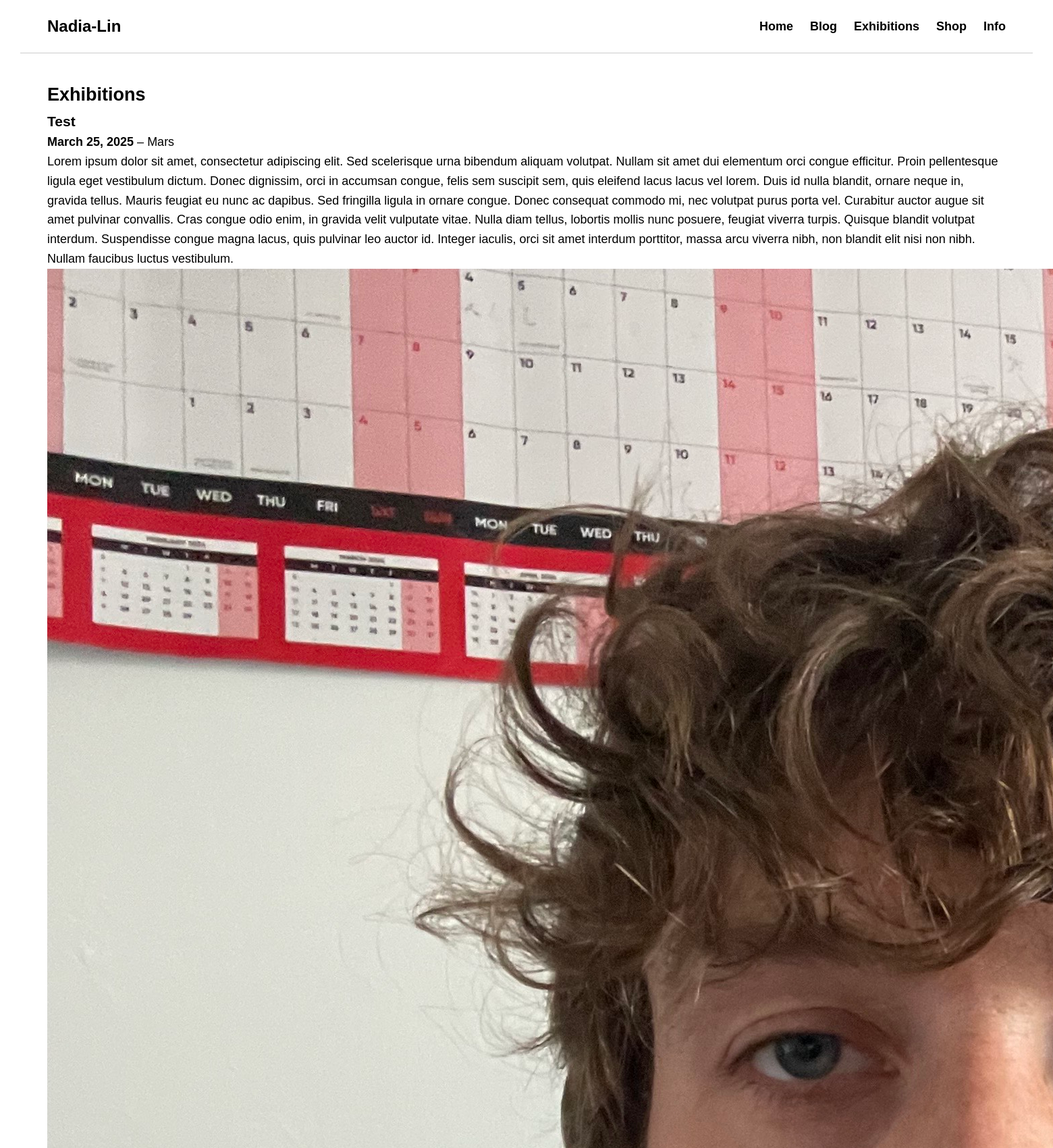
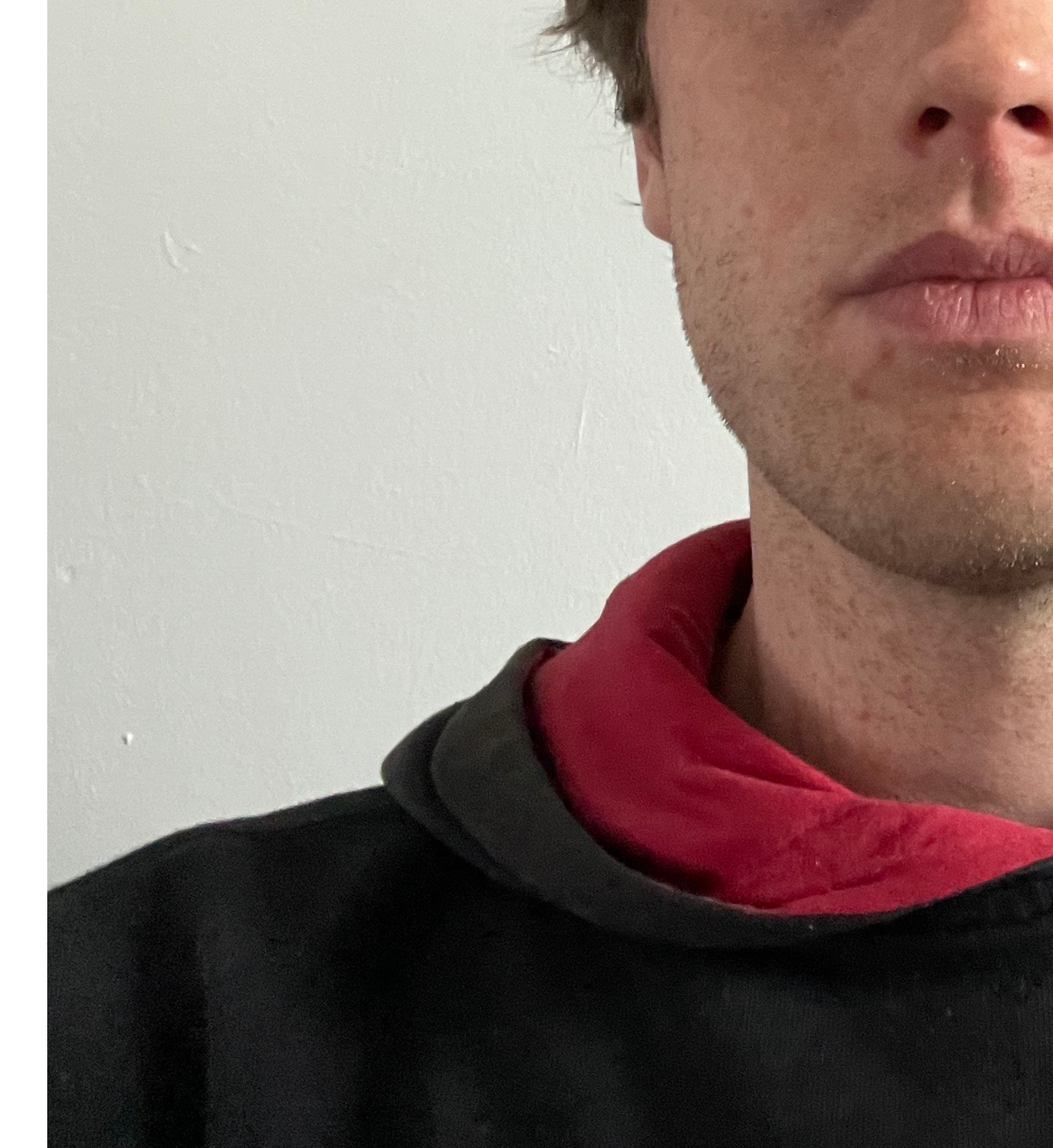
The page /exhibitions/ (upper part) on the database its author committed (2 pictures, top to bottom).
### main/models.py (models this page shows, shortened)
class Exhibition(models.Model):
    STATUS_CHOICES = [
        ('upcoming', 'Upcoming'),
        ('current', 'Current'),
        ('past', 'Past'),
    ]
    title = models.CharField(max_length=200)
    description = models.TextField()
    location = models.CharField(max_length=200)
    date = models.DateField()
    status = models.CharField(max_length=20, choices=STATUS_CHOICES)
    image = models.ImageField(upload_to='exhibitions/', null=True, blank=True)

### main/views.py (the view)
# urls.py: path('exhibitions/', views.exhibitions, name='exhibitions'),
def exhibitions(request):
    exhibitions = Exhibition.objects.all().order_by('-date')
    return render(request, 'main/exhibitions.html', {'exhibitions': exhibitions})

### main/templates/main/exhibitions.html (shortened to what this page needs)
{% extends 'main/base.html' %}
{% block content %}
<h2>Exhibitions</h2>
{% for exhibition in exhibitions %}
    <div class="exhibition-preview">
        <div class="exhibition-text">
            <h3>{{ exhibition.title }}</h3>
            <p><strong>{{ exhibition.date }}</strong> – {{ exhibition.location }}</p>
            <p>{{ exhibition.description }}</p>
        </div>
        {% if exhibition.image %}
            <div class="exhibition-image">
                <img src="{{ exhibition.image.url|add:'?w=500&c_limit' }}" alt="{{ exhibition.title }}" loading="lazy">
            </div>
        {% endif %}
    </div>
{% empty %}
    <p>No exhibitions to show.</p>
{% endfor %}
{% endblock %}

### main/static/main/style.css (style rules this page uses)
* { margin: 0; padding: 0; box-sizing: border-box; }
body { background-color: white; color: black; font-family: 'Arial', sans-serif; font-size: 18px; line-height: 1.6; }

### rows shown on the page
Exhibition: title "Test", date "March 25, 2025", location "Mars", description "Lorem ipsum dolor sit amet, consectetur adipiscing elit. Sed scelerisque urna bibendum aliquam volutpat. Nullam sit amet dui elementum orci congue efficitur. Proin pellentesque ligula eget vestibulum dictum. Donec dignissim, orci in accumsan congue, felis sem suscipit sem, quis eleifend lacus lacus vel lorem. Duis id nulla blandit, ornare neque in, gravida tellus. Mauris feugiat eu nunc ac dapibus. Sed fringilla ligula in ornare congue. Donec consequat commodo mi, nec volutpat purus porta vel. Curabitur auctor augue sit amet pulvinar convallis. Cras congue odio enim, in gravida velit vulputate vitae. Nulla diam tellus, lobortis mollis nunc posuere, feugiat viverra turpis. Quisque blandit…", image|add (picture)
